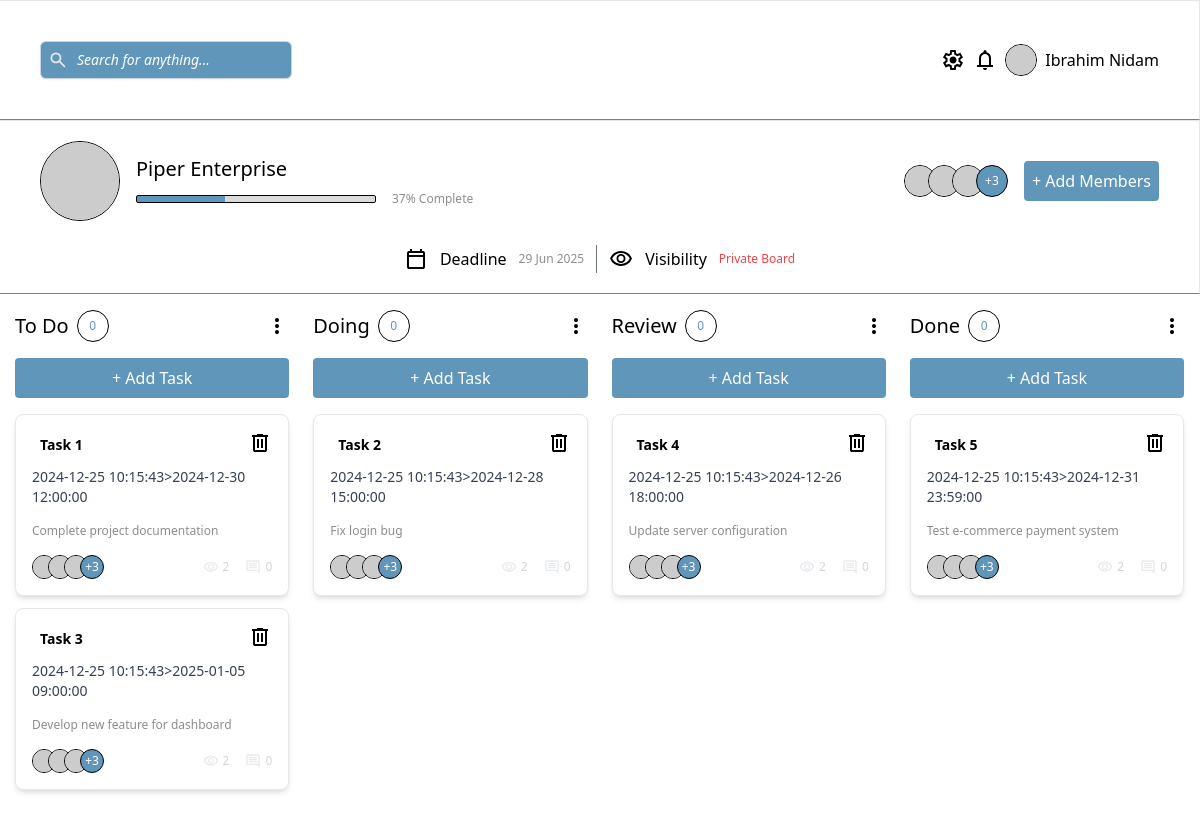
The page / on the database its author committed.
### tables this page shows
CREATE TABLE IF NOT EXISTS tasks (
  id INT AUTO_INCREMENT PRIMARY KEY,
  title VARCHAR(16) NOT NULL,
  description VARCHAR(100),
  due_datetime DATETIME, 
  priority ENUM('High', 'Medium', 'Low') NOT NULL,
  status ENUM('To Do', 'Doing', 'Review', 'Done') NOT NULL DEFAULT 'To Do',
  created_at TIMESTAMP DEFAULT CURRENT_TIMESTAMP,
  updated_at TIMESTAMP DEFAULT CURRENT_TIMESTAMP ON UPDATE CURRENT_TIMESTAMP,
  user_id INT,
  FOREIGN KEY (user_id) REFERENCES users (id) ON DELETE CASCADE
);

### controller/taskController.php (called while the page is built)
<?php
require "model/taskmodal.php";
class TaskController{
   public function DisplayTask(){
    $task = new Task();
    $tasksarray = $task->getAllTasks();
    include "view/kanban.php";
   }
}

### model/taskmodal.php (called while the page is built)
<?php
require "config.php";
class Task {
    protected $conn;
    public function __construct() {
        $database = new Database();
        $this->conn = $database->getConnection();
    }
    public function getAllTasks() {
        try {
            $sql = "SELECT * FROM tasks";
            $stmt = $this->conn->prepare($sql);
            $stmt->execute();
            $tasks = $stmt->fetchAll(PDO::FETCH_ASSOC);
            return $tasks;
        } catch (PDOException $e) {
            error_log("Error fetching tasks: " . $e->getMessage());
            return [];
        }
    }
}
?>

### config.php (called while the page is built, shortened)
<?php
class Database {
    private $host = "localhost";
    private $dbname = "taskflow_db";
    private $user = "root";
    private $pass = "";
    public function getConnection() {
        try {
            $dsn = "mysql:host=$this->host;dbname=$this->dbname;charset=utf8mb4";
            $this->db = new PDO($dsn, $this->user, $this->pass);
            $this->db->setAttribute(PDO::ATTR_ERRMODE, PDO::ERRMODE_EXCEPTION);
            return $this->db;
        } catch (PDOException $e) {
            error_log("Database Connection Error: " . $e->getMessage());
            die("Database connection failed: " . $e->getMessage());
        }
    }
}
?>

### view/kanban.php (the view)
<?php include("sections/header.php") ?>
<?php include("sections/profile.php") ?>
<?php include("sections/stats.php") ?>
<section id="kanban" class="min-h-screen p-4 grid grid-cols-1 sm:grid-cols-2 lg:grid-cols-4 gap-6 justify-items-center sm:justify-items-stretch">
  <div id="todo" class="flex flex-col gap-4 w-full max-w-[320px] sm:w-full sm:max-w-full h-full">
    <div class="flex flex-col gap-4">
      <div class="flex justify-between items-center">
        <div class="flex items-center gap-2">
          <p id="todo-para" class="text-xl font-medium">To Do</p>
          <div id="todo-stats" class="rounded-full border border-black w-8 h-8 text-lightModeMain flex items-center justify-center text-xs">
            0
          </div>
        </div>
        <img
          id="more-vert-todo"
          data-para-id="todo-para"
          src="assets/src/images/icons/more vert points.svg"
          alt="More options"
          class="more-vert text-black cursor-pointer h-6 w-6"
        />
      </div>
      <a
        href="#"
        data-status-id="todo"
        class="add-Task-btn text-white bg-lightModeMain p-2 rounded text-center hover:bg-opacity-90 transition-colors"
      >+ Add Task</a>
    </div>
    <article id="todo-card-article" class="flex flex-col gap-3 flex-1 w-full">
    <?php $doingtasks = array(); foreach ($tasksarray as $task){ if($task["status"] == 'To Do'){ $doingtasks[] = $task;}} ?>
    <?php if (!empty($doingtasks)): ?>
      <?php foreach ($doingtasks as $doing): ?>
        <div class="dragNdrop cursor-pointer max-w-sm p-4 bg-white rounded-lg shadow-md border border-gray-200">
            <div class="flex justify-between items-start mb-2">
              <span class="${priority_Class_color} text-sm font-semibold px-2 py-1 rounded-md"><?= $doing["title"] ?></span>
              <img src="assets/src/images/icons/trash.svg" alt="" class="trash-icon text-black cursor-pointer">
            </div>
            <p class="text-sm text-ellipsis overflow-hidden text-gray-700 mb-4"><?= $doing['created_at'].">".$doing['due_datetime']?></p>
            <p class="text-greyText text-xs mb-2"><?= $doing['description']?></p>
        <div class="flex justify-between items-center pt-2">
          <div class="flex items-center">
            <div class="flex -space-x-2">
              <img src="https://picsum.photos/100" alt="" class="w-6 h-6 rounded-full border border-black">
              <img src="https://picsum.photos/100" alt="" class="w-6 h-6 rounded-full border border-black">
              <img src="https://picsum.photos/100" alt="" class="w-6 h-6 rounded-full border border-black">
              <div class="cursor-pointer rounded-full border border-black w-6 h-6 bg-lightModeMain text-white flex items-center justify-center text-xs">+3</div>
            </div>
          </div>
            <div class="flex items-center gap-4 text-gray-300 text-xs">
                <div class="flex items-center">
                    <img src="assets/src/images/icons/eye visibility.svg" alt="eye icon" class="w-4 h-4 mr-1" />
                    <span>2</span>
                  </div>
                  <div class="flex items-center">
                    <img src="assets/src/images/icons/comment.svg" alt="comment icon" class="w-4 h-4 mr-1" />
                    <span>0</span>
                  </div>
                </div>
              </div>
            </div>
            <?php endforeach; ?>
            <?php else: ?>
              <div class="place-holder p-6 bg-white rounded-lg shadow-md border border-gray-200 w-full">
               No Task Yet
              </div>
            <?php endif; ?>
    </article>
  </div>
  <div id="doing" class="flex flex-col gap-4 w-full max-w-[320px] sm:w-full sm:max-w-full h-full">
    <div class="flex flex-col gap-4">
      <div class="flex justify-between items-center">
        <div class="flex items-center gap-2">
          <p id="doing-para" class="text-xl font-medium">Doing</p>
          <div id="doing-stats" class="rounded-full border border-black w-8 h-8 text-lightModeMain flex items-center justify-center text-xs">
            0
          </div>
        </div>
        <img
          data-para-id="doing-para"
          src="assets/src/images/icons/more vert points.svg"
          alt="More options"
          class="more-vert text-black cursor-pointer h-6 w-6"
        />
      </div>
      <a
        href="#"
        data-status-id="doing"
        class="add-Task-btn text-white bg-lightModeMain p-2 rounded text-center hover:bg-opacity-90 transition-colors"
      >+ Add Task</a>
    </div>
    <article id="doing-card-article" class="flex flex-col gap-3 flex-1 w-full">
    <?php $doingtasks = array(); foreach ($tasksarray as $task){ if($task["status"] == 'Doing'){ $doingtasks[] = $task;}} ?>
    <?php if (!empty($doingtasks)): ?>
      <?php foreach ($doingtasks as $doing): ?>
        <div class="dragNdrop cursor-pointer max-w-sm p-4 bg-white rounded-lg shadow-md border border-gray-200">
            <div class="flex justify-between items-start mb-2">
              <span class="${priority_Class_color} text-sm font-semibold px-2 py-1 rounded-md"><?= $doing["title"] ?></span>
              <img src="assets/src/images/icons/trash.svg" alt="" class="trash-icon text-black cursor-pointer">
            </div>
            <p class="text-sm text-ellipsis overflow-hidden text-gray-700 mb-4"><?= $doing['created_at'].">".$doing['due_datetime']?></p>
            <p class="text-greyText text-xs mb-2"><?= $doing['description']?></p>
        <div class="flex justify-between items-center pt-2">
          <div class="flex items-center">
            <div class="flex -space-x-2">
              <img src="https://picsum.photos/100" alt="" class="w-6 h-6 rounded-full border border-black">
              <img src="https://picsum.photos/100" alt="" class="w-6 h-6 rounded-full border border-black">
              <img src="https://picsum.photos/100" alt="" class="w-6 h-6 rounded-full border border-black">
              <div class="cursor-pointer rounded-full border border-black w-6 h-6 bg-lightModeMain text-white flex items-center justify-center text-xs">+3</div>
            </div>
          </div>
            <div class="flex items-center gap-4 text-gray-300 text-xs">
                <div class="flex items-center">
                    <img src="assets/src/images/icons/eye visibility.svg" alt="eye icon" class="w-4 h-4 mr-1" />
                    <span>2</span>
                  </div>
                  <div class="flex items-center">
                    <img src="assets/src/images/icons/comment.svg" alt="comment icon" class="w-4 h-4 mr-1" />
                    <span>0</span>
                  </div>
                </div>
              </div>
            </div>
            <?php endforeach; ?>
            <?php else: ?>
              <div class="place-holder p-6 bg-white rounded-lg shadow-md border border-gray-200 w-full">
               No Task Yet
              </div>
            <?php endif; ?>
    </article>
  </div>
  <div id="review" class="flex flex-col gap-4 w-full max-w-[320px] sm:w-full sm:max-w-full h-full">
    <div class="flex flex-col gap-4">
      <div class="flex justify-between items-center">
        <div class="flex items-center gap-2">
          <p id="review-para" class="text-xl font-medium">Review</p>
          <div id="review-stats" class="rounded-full border border-black w-8 h-8 text-lightModeMain flex items-center justify-center text-xs">
            0
          </div>
        </div>
        <img
          data-para-id="review-para"
          src="assets/src/images/icons/more vert points.svg"
          alt="More options"
          class="more-vert text-black cursor-pointer h-6 w-6"
        />
      </div>
      <a
        href="#"
        data-status-id="review"
        class="add-Task-btn text-white bg-lightModeMain p-2 rounded text-center hover:bg-opacity-90 transition-colors"
      >+ Add Task</a>
    </div>
    <article id="review-card-article" class="flex flex-col gap-3 flex-1 w-full">
    <?php $doingtasks = array(); foreach ($tasksarray as $task){ if($task["status"] == 'Review'){ $doingtasks[] = $task;}} ?>
    <?php if (!empty($doingtasks)): ?>
      <?php foreach ($doingtasks as $doing): ?>
        <div class="dragNdrop cursor-pointer max-w-sm p-4 bg-white rounded-lg shadow-md border border-gray-200">
            <div class="flex justify-between items-start mb-2">
              <span class="${priority_Class_color} text-sm font-semibold px-2 py-1 rounded-md"><?= $doing["title"] ?></span>
              <img src="assets/src/images/icons/trash.svg" alt="" class="trash-icon text-black cursor-pointer">
            </div>
            <p class="text-sm text-ellipsis overflow-hidden text-gray-700 mb-4"><?= $doing['created_at'].">".$doing['due_datetime']?></p>
            <p class="text-greyText text-xs mb-2"><?= $doing['description']?></p>
        <div class="flex justify-between items-center pt-2">
          <div class="flex items-center">
            <div class="flex -space-x-2">
              <img src="https://picsum.photos/100" alt="" class="w-6 h-6 rounded-full border border-black">
              <img src="https://picsum.photos/100" alt="" class="w-6 h-6 rounded-full border border-black">
              <img src="https://picsum.photos/100" alt="" class="w-6 h-6 rounded-full border border-black">
              <div class="cursor-pointer rounded-full border border-black w-6 h-6 bg-lightModeMain text-white flex items-center justify-center text-xs">+3</div>
            </div>
          </div>
            <div class="flex items-center gap-4 text-gray-300 text-xs">
                <div class="flex items-center">
                    <img src="assets/src/images/icons/eye visibility.svg" alt="eye icon" class="w-4 h-4 mr-1" />
                    <span>2</span>
                  </div>
                  <div class="flex items-center">
                    <img src="assets/src/images/icons/comment.svg" alt="comment icon" class="w-4 h-4 mr-1" />
                    <span>0</span>
                  </div>
                </div>
              </div>
            </div>
            <?php endforeach; ?>
            <?php else: ?>
              <div class="place-holder p-6 bg-white rounded-lg shadow-md border border-gray-200 w-full">
               No Task Yet
              </div>
            <?php endif; ?>
    </article>
  </div>
  <div id="done" class="flex flex-col gap-4 w-full max-w-[320px] sm:w-full sm:max-w-full h-full">
    <div class="flex flex-col gap-4">
      <div class="flex justify-between items-center">
        <div class="flex items-center gap-2">
          <p id="done-para" class="text-xl font-medium">Done</p>
          <div id="done-stats" class="rounded-full border border-black w-8 h-8 text-lightModeMain flex items-center justify-center text-xs">
            0
          </div>
        </div>
        <img
          data-para-id="done-para"
          src="assets/src/images/icons/more vert points.svg"
          alt="More options"
          class="more-vert text-black cursor-pointer h-6 w-6"
        />
      </div>
      <a
        href="#"
        data-status-id="done"
        class="add-Task-btn text-white bg-lightModeMain p-2 rounded text-center hover:bg-opacity-90 transition-colors"
      >+ Add Task</a>
    </div>
    <article id="done-card-article" class="flex flex-col gap-3 flex-1 w-full">
    <?php $doingtasks = array(); foreach ($tasksarray as $task){ if($task["status"] == 'Done'){ $doingtasks[] = $task;}} ?>
    <?php if (!empty($doingtasks)): ?>
      <?php foreach ($doingtasks as $doing): ?>
        <div class="dragNdrop cursor-pointer max-w-sm p-4 bg-white rounded-lg shadow-md border border-gray-200">
            <div class="flex justify-between items-start mb-2">
              <span class="${priority_Class_color} text-sm font-semibold px-2 py-1 rounded-md"><?= $doing["title"] ?></span>
              <img src="assets/src/images/icons/trash.svg" alt="" class="trash-icon text-black cursor-pointer">
            </div>
            <p class="text-sm text-ellipsis overflow-hidden text-gray-700 mb-4"><?= $doing['created_at'].">".$doing['due_datetime']?></p>
            <p class="text-greyText text-xs mb-2"><?= $doing['description']?></p>
        <div class="flex justify-between items-center pt-2">
          <div class="flex items-center">
            <div class="flex -space-x-2">
              <img src="https://picsum.photos/100" alt="" class="w-6 h-6 rounded-full border border-black">
              <img src="https://picsum.photos/100" alt="" class="w-6 h-6 rounded-full border border-black">
              <img src="https://picsum.photos/100" alt="" class="w-6 h-6 rounded-full border border-black">
              <div class="cursor-pointer rounded-full border border-black w-6 h-6 bg-lightModeMain text-white flex items-center justify-center text-xs">+3</div>
            </div>
          </div>
            <div class="flex items-center gap-4 text-gray-300 text-xs">
                <div class="flex items-center">
                    <img src="assets/src/images/icons/eye visibility.svg" alt="eye icon" class="w-4 h-4 mr-1" />
                    <span>2</span>
                  </div>
                  <div class="flex items-center">
                    <img src="assets/src/images/icons/comment.svg" alt="comment icon" class="w-4 h-4 mr-1" />
                    <span>0</span>
                  </div>
                </div>
              </div>
            </div>
            <?php endforeach; ?>
            <?php else: ?>
              <div class="place-holder p-6 bg-white rounded-lg shadow-md border border-gray-200 w-full">
               No Task Yet
              </div>
            <?php endif; ?>
    </article>
  </div>
</section>
<?php include("sections/footer.php") ?>

### rows shown on the page
tasks: title "Task 1", created_at "2024-12-25 10:15:43", due_datetime "2024-12-30 12:00:00", description "Complete project documentation"
tasks: title "Task 3", created_at "2024-12-25 10:15:43", due_datetime "2025-01-05 09:00:00", description "Develop new feature for dashboard"
tasks: title "Task 2", created_at "2024-12-25 10:15:43", due_datetime "2024-12-28 15:00:00", description "Fix login bug"
tasks: title "Task 4", created_at "2024-12-25 10:15:43", due_datetime "2024-12-26 18:00:00", description "Update server configuration"
tasks: title "Task 5", created_at "2024-12-25 10:15:43", due_datetime "2024-12-31 23:59:00", description "Test e-commerce payment system"
